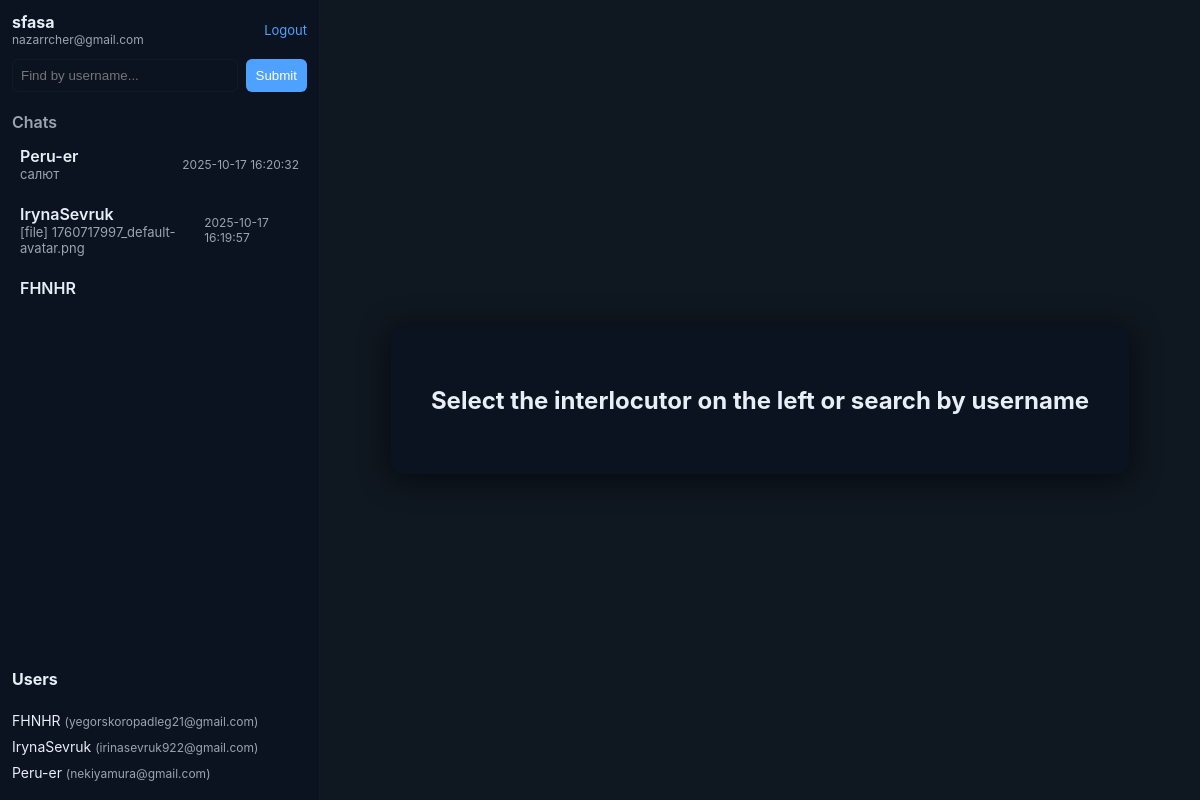
Page / (signed in) on the earlier database version.
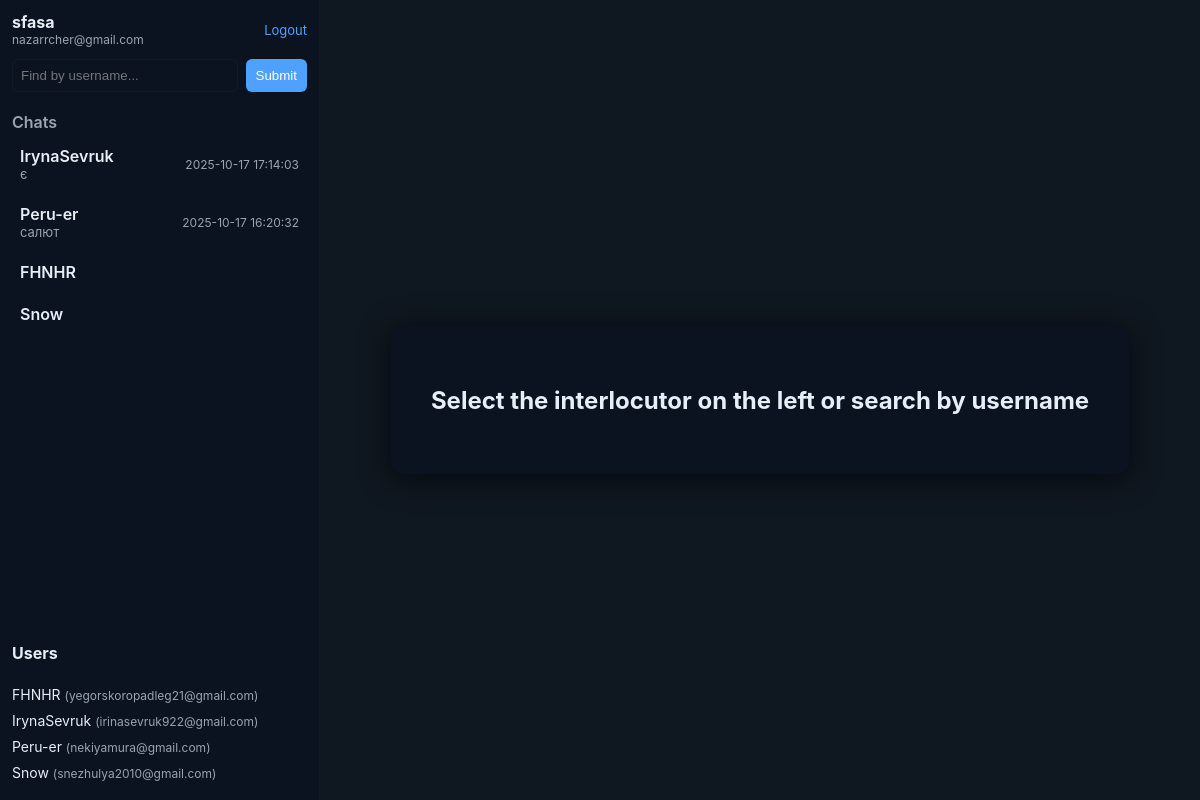
Same page on the later database version.
### tables this page shows
CREATE TABLE users
                      (id INTEGER PRIMARY KEY, email TEXT UNIQUE, username TEXT UNIQUE, password TEXT, avatar_url TEXT DEFAULT '', last_seen DATETIME, is_verified INTEGER DEFAULT 0, verification_code TEXT, verification_expiry DATETIME, last_verification_sent DATETIME);

### app.py (the view)
@app.get("/", response_class=HTMLResponse, name="/")
def index(request: Request):
    user_id = request.session.get('user_id')
    if not user_id:
        return RedirectResponse(url="/login")
    db = get_db_conn()
    me = get_user_by_id(db, user_id)
    if not me:
        request.session.pop('user_id', None)
        db.close()
        return RedirectResponse(url="/login")
    chats = list_user_chats(db, me['id'])
    cur = db.execute("SELECT id, username, email, avatar_url, is_verified FROM users WHERE id != ? ORDER BY username COLLATE NOCASE", (me['id'],))
    users = cur.fetchall()
    db.close()
    return templates.TemplateResponse("index.html", {"request": request, "me": me, "chats": chats, "users": users})

### templates/index.html (shortened to what this page needs)
<!DOCTYPE html>
<html lang="uk">
<head>
  <link rel="stylesheet" href="{{ url_for('static', path='css/style.css') }}">
</head>
<body>
  <div class="app">
    <aside class="sidebar">
      <div class="sidebar-header">
        <div class="me">
          <strong>{{ me['username'] }}</strong>
          <div class="email">{{ me['email'] }}</div>
        </div>
        <a class="logout" href="{{ url_for('logout') }}">Logout</a>
      </div>
      <div class="search">
        <form action="{{ url_for('start_chat_by_username') }}" method="POST" class="search-form">
          <input name="username" placeholder="Find by username..." />
          <button type="submit">Submit</button>
        </form>
      </div>
      <div class="chats-list">
        <h4>Chats</h4>
        {% if chats %}
          {% for c in chats %}
            <a class="chat-item" href="{{ url_for('chat', chat_id=c['chat_id']) }}">
              <div class="chat-meta">
                <div class="chat-name">{{ c['other_username'] }}</div>
                <div class="chat-preview">{{ c['last_message'][:40] }}</div>
              </div>
              <div class="chat-time">{{ c['last_ts'] or '' }}</div>
            </a>
          {% endfor %}
        {% else %}
          <div class="empty">No chats yet</div>
        {% endif %}
      </div>
      <div class="users-list">
        <h4>Users</h4>
        <ul>
          {% for u in users %}
            <li>
              <a href="{{ url_for('start_chat', receiver_id=u['id']) }}">{{ u['username'] }} <span class="small">({{ u['email'] }})</span></a>
            </li>
          {% endfor %}
        </ul>
      </div>
    </aside>
    <main class="main-empty">
      <div class="empty-state">
        <h2>Select the interlocutor on the left or search by username</h2>
      </div>
    </main>
  </div>
</body>
</html>

### static/css/style.css (style rules this page uses)
:root { --bg:#0f1720; --panel:#0b1220; --muted:#9aa4b2; --accent:#4ea1ff; --me-bg:#154733; --other-bg:#0b1622; --text:#e6eef6; font-family: Inter, Roboto, Arial, sans-serif; }
* { box-sizing:border-box }
body { margin:0;background:var(--bg);color:var(--text) }
.app { display:flex;height:100vh;align-items:stretch }
.sidebar { width:320px;background:var(--panel);border-right:1px solid rgba(255,255,255,0.03);display:flex;flex-direction:column;padding:12px;gap:12px }
.sidebar-header { display:flex;justify-content:space-between;align-items:center }
.me .email { font-size:12px;color:var(--muted) }
.logout { font-size:13px;color:var(--accent);text-decoration:none }
.search .search-form { display:flex;gap:8px }
.search input { flex:1;padding:8px;border:1px solid rgba(255,255,255,0.03);border-radius:6px;background:transparent;color:var(--text) }
.search button { padding:8px 10px;border-radius:6px;border:0;background:var(--accent);color:white }
.chats-list { overflow:auto;flex:0 0 auto }
.chats-list h4 { margin:8px 0 6px 0;color:var(--muted);font-weight:600 }
.chat-item { display:flex;justify-content:space-between;align-items:center;padding:8px;border-radius:8px;text-decoration:none;color:inherit;margin-bottom:6px }
.chat-meta { display:flex;flex-direction:column }
.chat-name { font-weight:600 }
.chat-preview { font-size:13px;color:var(--muted) }
.chat-time { font-size:12px;color:var(--muted) }
.users-list { margin-top:auto }
.users-list ul { list-style:none;padding:0;margin:6px 0 0 0 }
.users-list li { margin-bottom:6px }
.users-list a { color:inherit;text-decoration:none;font-size:14px }
.main-empty { flex:1;display:flex;align-items:center;justify-content:center }
.empty-state { background:var(--panel);padding:40px;border-radius:12px;box-shadow:0 4px 30px rgba(0,0,0,0.6) }
.small { font-size:12px;color:var(--muted) }

Differences in the rows shown:
changed users "IrynaSevruk": c "[file] 1760717997_default-avatar.png" → "є"; c "2025-10-17 16:19:57" → "2025-10-17 17:14:03"; moves up the list
added users: other_username "Snow", username "Snow", email "snezhulya2010@gmail.com"
